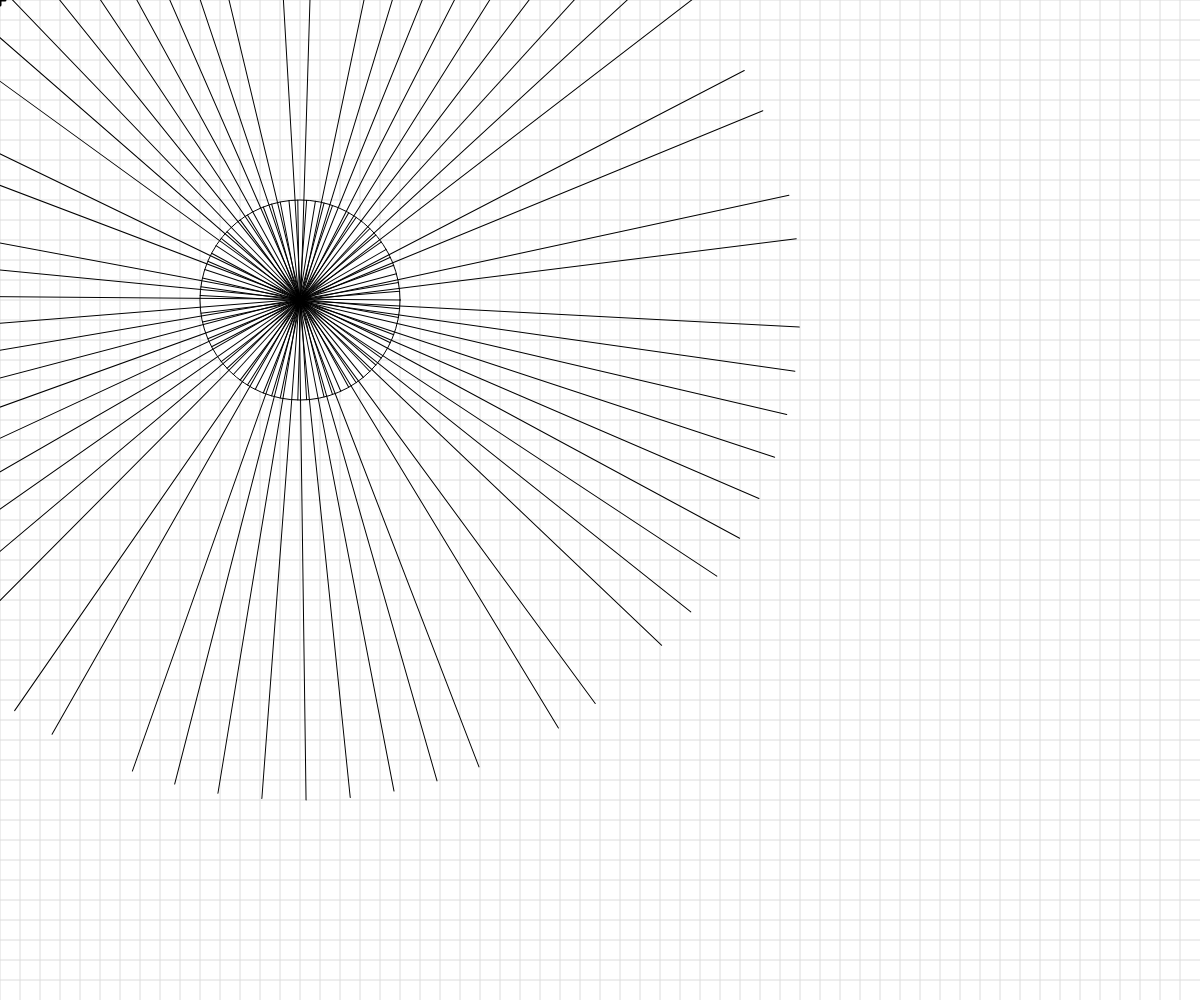
Frame 1 (no input)
Frame 60 (no input): identical to frame 1, image omitted
Frame 120 (the mouse pressed at the canvas centre since frame 60): identical to frame 1, image omitted

The p5.js sketch that drew this single still picture (run headless with seeded random() and noise() and a simulated clock; from frame 60 on, the mouse is pressed at the canvas centre):

// p5.js sketch
// ── sketch.js
// Basic Transformations Sandbox


let originalSpacing = 20;


function setup() {
  createCanvas(windowWidth, windowHeight);
}

function draw() {
  background(255);
  drawBasicGrid(220);


  //transformation one: TRANSLATION

 

  //add push()  pop()
  //push();
  //translate(100,100);
  //rectangleRed(0,0);
  //pop();

  //rectMode(CORNER);
  //rectangleRed(40,0);
  //let scaleAmount = map(mouseX,0,width,0.3,6);
  //translate(100,100);
  //scale(scaleAmount);
  //drawBasicGrid(160);
  //rectMode(CENTER);
  //rectangleBlue(0,0);

  //transformation two: SCALE




  //transformation three: ROTATION
  //reminder: rotations are measured in radians, not degrees! Functions can help with the conversion...
 

  //rectMode(CENTER);
  //translate(width/2,height/2);
  //rotate(radians(frameCount));

  //drawBasicGrid(150);
  //face(0,0);
  //rectangleBlue(150,0);
  //rectangleRed(0,150);


  //Combinations of Transformations

  //push();
  //translate(50,50);
  //scale(2);
  //rotate(radians(10));
  //face(200,200);


  //pop();
  
  ellipse(300,300,200,200);
  let drawingX = 100;
  let drawingY = 0;
  translate(300,300);
  for (let i = 0; i < 60; i++){
    line(drawingX, drawingY, drawingX-600, drawingY - 5);
    rotate(10);
    

  }
}


function face(x, y) {
  //draw a face at x,y
  push();
  translate(x,y);
  ellipseMode(CENTER);
  fill(200,200,0);
  stroke(0);
  ellipse(0,0,80,80);
  fill(90, 140, 30, 220);
  triangle(-20, 20, 20, 20, 0, 30);
  fill(0);
  ellipse(-25,0,10,10);
  ellipse(25,0,10,10);
  strokeWeight(5);
  line(-30,-10,30,-10);
  strokeWeight(1);
  pop();

}

function rectangleRed(x, y) {
  //draw a red rectangle at x,y (sized 50 pixels square) - to visualize what happens to the coordinate system
  //when different basic transformations are applied.
  noStroke();
  fill(255, 0, 0, 150);
  rect(x, y, 50, 50);

}

function rectangleBlue(x, y) {
  //draw a red rectangle at x,y (sized 50 pixels square) - to visualize what happens to the coordinate system
  //when different basic transformations are applied.
  noStroke();
  fill(0, 0, 255, 150);
  rect(x, y, 50, 50);

}

function drawBasicGrid(shade) {
  //draw the normal cartesian Coordinate Grid, in a light color. Spaced at 20 px by default
  stroke(shade);
  for (let x = 0; x < width; x += 20) {
    line(x, 0, x, height);
  }
  for (let y = 0; y < height; y += 20) {
    line(0, y, width, y);
  }

  //Draw "X" at the origin
  strokeWeight(3);
  stroke(0);
  line(-5,0,5,0);
  line(0,5,0,-5);
  strokeWeight(1);
}
